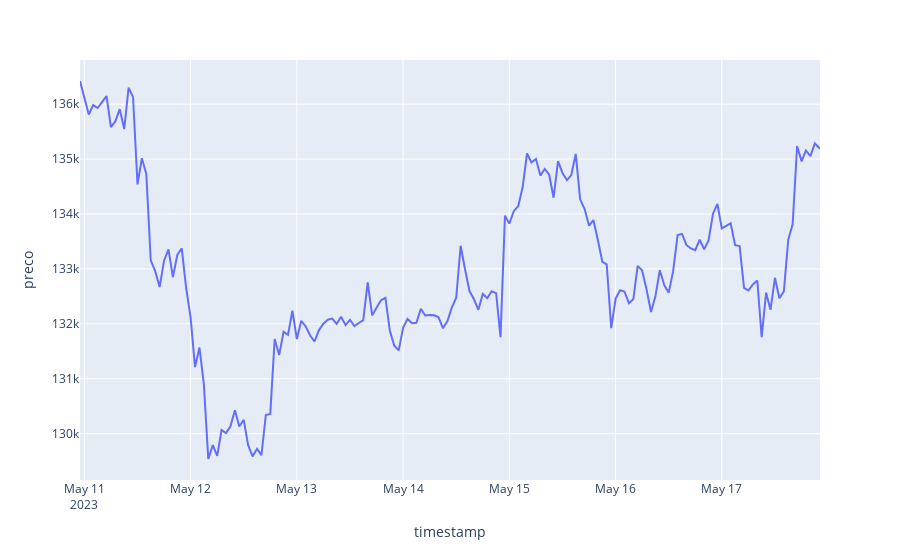

The notebook cell this image was saved under:
### Code cell
fig = px.line(df_final, x='timestamp', y= 'preco')
fig.update_layout(xaxis_rangeslider_visible=False)
fig.show()

### Figure 1 — Plotly figure (JSON) as saved in the notebook; plotly's stock layout.template omitted (floating-point values rounded to 4 significant figures; data arrays with more than 128 entries replaced by an {"elided": "..."} marker saying what was removed)
{"data": [{"hovertemplate": "timestamp=%{x}<br>preco=%{y}<extra></extra>", "legendgroup": "", "line": {"color": "#636efa", "dash": "solid"}, "marker": {"symbol": "circle"}, "mode": "lines", "name": "", "orientation": "v", "showlegend": false, "type": "scatter", "x": {"elided": "169 str values"}, "xaxis": "x", "y": {"elided": "169 float values"}, "yaxis": "y"}], "layout": {"legend": {"tracegroupgap": 0}, "margin": {"t": 60}, "xaxis": {"anchor": "y", "domain": [0, 1], "rangeslider": {"visible": false}, "title": {"text": "timestamp"}}, "yaxis": {"anchor": "x", "domain": [0, 1], "title": {"text": "preco"}}}}
